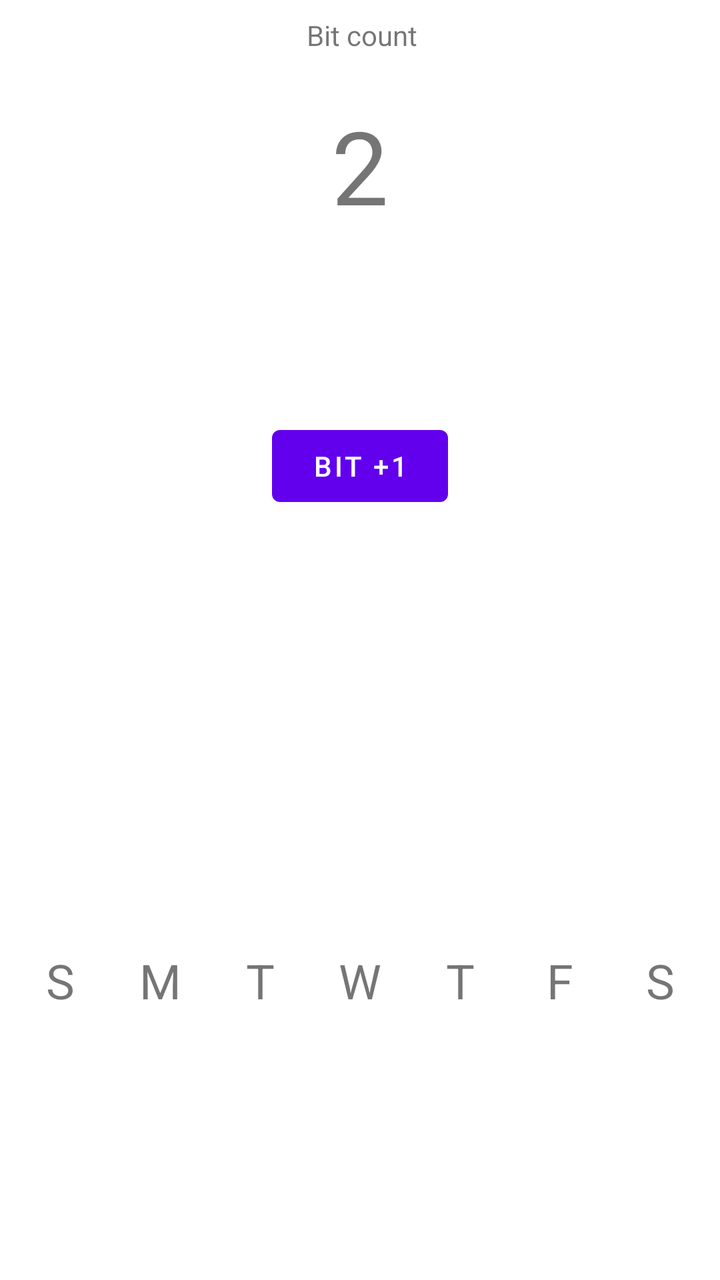
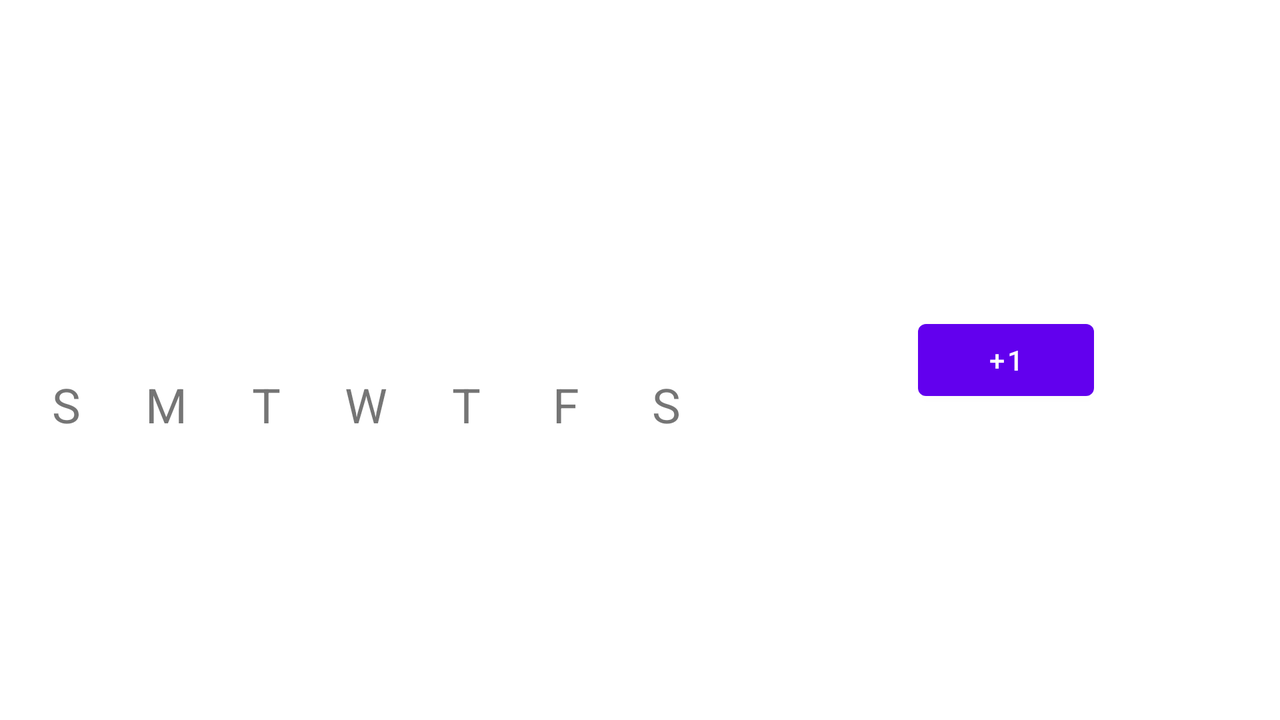

An Android layout and its configuration variant, each rendered on a device that would load it. The default file and the variant file are quoted in full after the pictures.
<!-- AndroidManifest.xml: fallback theme Theme.MaterialComponents.DayNight.NoActionBar -->
<!-- res/layout/activity_bit_detail.xml -->
<?xml version="1.0" encoding="utf-8"?>
<android.support.constraint.ConstraintLayout xmlns:android="http://schemas.android.com/apk/res/android"
    xmlns:app="http://schemas.android.com/apk/res-auto"
    xmlns:tools="http://schemas.android.com/tools"
    android:layout_width="match_parent"
    android:layout_height="match_parent"
    tools:context="com.ananthrajsingh.bit.BitDetail">

    <Button
        android:id="@+id/button"
        android:layout_width="wrap_content"
        android:layout_height="wrap_content"
        android:text="Bit +1"
        android:layout_marginRight="8dp"
        app:layout_constraintRight_toRightOf="parent"
        android:layout_marginLeft="8dp"
        app:layout_constraintLeft_toLeftOf="parent"
        app:layout_constraintTop_toTopOf="parent"
        android:layout_marginTop="8dp"
        android:layout_marginStart="8dp"
        android:layout_marginEnd="8dp"
        android:layout_marginBottom="8dp"
        app:layout_constraintBottom_toTopOf="@+id/constraintLayout" />

    <TextView
        android:id="@+id/textView_temp_head_plusone"
        android:layout_width="wrap_content"
        android:layout_height="wrap_content"
        android:text="Bit count"
        android:layout_marginRight="8dp"
        app:layout_constraintRight_toRightOf="parent"
        android:layout_marginLeft="8dp"
        app:layout_constraintLeft_toLeftOf="parent"
        app:layout_constraintTop_toTopOf="parent"
        android:layout_marginTop="8dp"
        android:layout_marginStart="8dp"
        android:layout_marginEnd="8dp"
        app:layout_constraintHorizontal_bias="0.503" />

    <TextView
        android:id="@+id/textView_temp_plusone"
        android:layout_width="wrap_content"
        android:layout_height="wrap_content"
        tools:text="2"
        android:textSize="51sp"
        android:layout_marginBottom="8dp"
        app:layout_constraintBottom_toTopOf="@+id/button"
        android:layout_marginRight="8dp"
        app:layout_constraintRight_toRightOf="parent"
        android:layout_marginLeft="8dp"
        app:layout_constraintLeft_toLeftOf="parent"
        android:layout_marginTop="8dp"
        app:layout_constraintTop_toBottomOf="@+id/textView_temp_head_plusone"
        app:layout_constraintVertical_bias="0.13999999"
        android:layout_marginStart="8dp"
        android:layout_marginEnd="8dp" />

    <android.support.constraint.ConstraintLayout
        android:layout_width="match_parent"
        android:layout_height="wrap_content"
        android:layout_marginBottom="8dp"
        android:layout_marginLeft="0dp"
        android:layout_marginRight="0dp"
        app:layout_constraintBottom_toBottomOf="parent"
        app:layout_constraintLeft_toLeftOf="parent"
        app:layout_constraintRight_toRightOf="parent"
        android:id="@+id/constraintLayout">

        <LinearLayout
            android:id="@+id/linearLayoutDays"
            android:layout_width="wrap_content"
            android:layout_height="wrap_content"
            android:layout_marginEnd="8dp"
            android:layout_marginLeft="8dp"
            android:layout_marginRight="8dp"
            android:layout_marginStart="8dp"
            android:layout_marginTop="8dp"
            app:layout_constraintLeft_toLeftOf="parent"
            app:layout_constraintRight_toRightOf="parent"
            app:layout_constraintTop_toTopOf="parent">

            <TextView
                android:layout_width="50dp"
                android:layout_height="50dp"
                android:text="@string/sunday"
                android:textAlignment="center"
                android:textSize="24dp" />

            <TextView
                android:layout_width="50dp"
                android:layout_height="50dp"
                android:text="@string/monday"
                android:textAlignment="center"
                android:textSize="24dp" />

            <TextView
                android:layout_width="50dp"
                android:layout_height="50dp"
                android:text="@string/tuesday"
                android:textAlignment="center"
                android:textSize="24dp" />

            <TextView
                android:layout_width="50dp"
                android:layout_height="50dp"
                android:text="@string/wednesday"
                android:textAlignment="center"
                android:textSize="24dp" />

            <TextView
                android:layout_width="50dp"
                android:layout_height="50dp"
                android:text="@string/thursday"
                android:textAlignment="center"
                android:textSize="24dp" />

            <TextView
                android:layout_width="50dp"
                android:layout_height="50dp"
                android:text="@string/friday"
                android:textAlignment="center"
                android:textSize="24dp" />

            <TextView
                android:layout_width="50dp"
                android:layout_height="50dp"
                android:text="@string/saturday"
                android:textAlignment="center"
                android:textSize="24dp" />
        </LinearLayout>

        <LinearLayout
            android:id="@+id/linearLayout"
            android:layout_width="wrap_content"
            android:layout_height="wrap_content"
            android:layout_marginEnd="8dp"
            android:layout_marginLeft="8dp"
            android:layout_marginRight="8dp"
            android:layout_marginStart="8dp"
            android:layout_marginTop="8dp"
            app:layout_constraintLeft_toLeftOf="parent"
            app:layout_constraintRight_toRightOf="parent"
            app:layout_constraintTop_toBottomOf="@+id/linearLayoutDays">

            <TextView
                android:id="@+id/bitTV_00"
                android:layout_width="wrap_content"
                android:layout_height="wrap_content"
                android:background="@drawable/round_textview" />

            <TextView
                android:id="@+id/bitTV_01"
                android:layout_width="wrap_content"
                android:layout_height="wrap_content"
                android:background="@drawable/round_textview" />

            <TextView
                android:id="@+id/bitTV_02"
                android:layout_width="wrap_content"
                android:layout_height="wrap_content"
                android:background="@drawable/round_textview" />

            <TextView
                android:id="@+id/bitTV_03"
                android:layout_width="wrap_content"
                android:layout_height="wrap_content"
                android:background="@drawable/round_textview" />

            <TextView
                android:id="@+id/bitTV_04"
                android:layout_width="wrap_content"
                android:layout_height="wrap_content"
                android:background="@drawable/round_textview" />

            <TextView
                android:id="@+id/bitTV_05"
                android:layout_width="wrap_content"
                android:layout_height="wrap_content"
                android:background="@drawable/round_textview" />

            <TextView
                android:id="@+id/bitTV_06"
                android:layout_width="wrap_content"
                android:layout_height="wrap_content"
                android:background="@drawable/round_textview" />
        </LinearLayout>

        <LinearLayout
            android:id="@+id/linearLayout2"
            android:layout_width="wrap_content"
            android:layout_height="wrap_content"
            android:layout_marginEnd="8dp"
            android:layout_marginLeft="8dp"
            android:layout_marginRight="8dp"
            android:layout_marginStart="8dp"
            android:layout_marginTop="8dp"
            app:layout_constraintLeft_toLeftOf="parent"
            app:layout_constraintRight_toRightOf="parent"
            app:layout_constraintTop_toBottomOf="@+id/linearLayout">

            <TextView
                android:id="@+id/bitTV_10"
                android:layout_width="wrap_content"
                android:layout_height="wrap_content"
                android:background="@drawable/round_textview" />

            <TextView
                android:id="@+id/bitTV_11"
                android:layout_width="wrap_content"
                android:layout_height="wrap_content"
                android:background="@drawable/round_textview" />

            <TextView
                android:id="@+id/bitTV_12"
                android:layout_width="wrap_content"
                android:layout_height="wrap_content"
                android:background="@drawable/round_textview" />

            <TextView
                android:id="@+id/bitTV_13"
                android:layout_width="wrap_content"
                android:layout_height="wrap_content"
                android:background="@drawable/round_textview" />

            <TextView
                android:id="@+id/bitTV_14"
                android:layout_width="wrap_content"
                android:layout_height="wrap_content"
                android:background="@drawable/round_textview" />

            <TextView
                android:id="@+id/bitTV_15"
                android:layout_width="wrap_content"
                android:layout_height="wrap_content"
                android:background="@drawable/round_textview" />

            <TextView
                android:id="@+id/bitTV_16"
                android:layout_width="wrap_content"
                android:layout_height="wrap_content"
                android:background="@drawable/round_textview" />
        </LinearLayout>

        <LinearLayout
            android:id="@+id/linearLayout3"
            android:layout_width="wrap_content"
            android:layout_height="wrap_content"
            android:layout_marginEnd="8dp"
            android:layout_marginLeft="8dp"
            android:layout_marginRight="8dp"
            android:layout_marginStart="8dp"
            android:layout_marginTop="8dp"
            app:layout_constraintLeft_toLeftOf="parent"
            app:layout_constraintRight_toRightOf="parent"
            app:layout_constraintTop_toBottomOf="@+id/linearLayout2">

            <TextView
                android:id="@+id/bitTV_20"
                android:layout_width="wrap_content"
                android:layout_height="wrap_content"
                android:background="@drawable/round_textview" />

            <TextView
                android:id="@+id/bitTV_21"
                android:layout_width="wrap_content"
                android:layout_height="wrap_content"
                android:background="@drawable/round_textview" />

            <TextView
                android:id="@+id/bitTV_22"
                android:layout_width="wrap_content"
                android:layout_height="wrap_content"
                android:background="@drawable/round_textview" />

            <TextView
                android:id="@+id/bitTV_23"
                android:layout_width="wrap_content"
                android:layout_height="wrap_content"
                android:background="@drawable/round_textview" />

            <TextView
                android:id="@+id/bitTV_24"
                android:layout_width="wrap_content"
                android:layout_height="wrap_content"
                android:background="@drawable/round_textview" />

            <TextView
                android:id="@+id/bitTV_25"
                android:layout_width="wrap_content"
                android:layout_height="wrap_content"
                android:background="@drawable/round_textview" />

            <TextView
                android:id="@+id/bitTV_26"
                android:layout_width="wrap_content"
                android:layout_height="wrap_content"
                android:background="@drawable/round_textview" />
        </LinearLayout>

        <LinearLayout
            android:id="@+id/linearLayout4"
            android:layout_width="wrap_content"
            android:layout_height="wrap_content"
            android:layout_marginEnd="8dp"
            android:layout_marginLeft="8dp"
            android:layout_marginRight="8dp"
            android:layout_marginStart="8dp"
            android:layout_marginTop="8dp"
            app:layout_constraintLeft_toLeftOf="parent"
            app:layout_constraintRight_toRightOf="parent"
            app:layout_constraintTop_toBottomOf="@+id/linearLayout3">

            <TextView
                android:id="@+id/bitTV_30"
                android:layout_width="wrap_content"
                android:layout_height="wrap_content"
                android:background="@drawable/round_textview" />

            <TextView
                android:id="@+id/bitTV_31"
                android:layout_width="wrap_content"
                android:layout_height="wrap_content"
                android:background="@drawable/round_textview" />

            <TextView
                android:id="@+id/bitTV_32"
                android:layout_width="wrap_content"
                android:layout_height="wrap_content"
                android:background="@drawable/round_textview" />

            <TextView
                android:id="@+id/bitTV_33"
                android:layout_width="wrap_content"
                android:layout_height="wrap_content"
                android:background="@drawable/round_textview" />

            <TextView
                android:id="@+id/bitTV_34"
                android:layout_width="wrap_content"
                android:layout_height="wrap_content"
                android:background="@drawable/round_textview" />

            <TextView
                android:id="@+id/bitTV_35"
                android:layout_width="wrap_content"
                android:layout_height="wrap_content"
                android:background="@drawable/round_textview" />

            <TextView
                android:id="@+id/bitTV_36"
                android:layout_width="wrap_content"
                android:layout_height="wrap_content"
                android:background="@drawable/round_textview" />
        </LinearLayout>


    </android.support.constraint.ConstraintLayout>

</android.support.constraint.ConstraintLayout>
<!-- resources referenced by this layout -->
<resources>
  <string name="friday">F</string>
  <string name="monday">M</string>
  <string name="saturday">S</string>
  <string name="sunday">S</string>
  <string name="thursday">T</string>
  <string name="tuesday">T</string>
  <string name="wednesday">W</string>
</resources>
<!-- res/layout-land/activity_bit_detail.xml (the repository's variant of the layout above) -->
<!-- drawn on the phone turned sideways -->
<?xml version="1.0" encoding="utf-8"?>
<androidx.constraintlayout.widget.ConstraintLayout xmlns:android="http://schemas.android.com/apk/res/android"
    xmlns:app="http://schemas.android.com/apk/res-auto"
    xmlns:tools="http://schemas.android.com/tools"
    android:layout_width="match_parent"
    android:layout_height="match_parent"
    tools:context="com.ananthrajsingh.bit.BitDetail">

    <Button
        android:id="@+id/button"
        android:layout_width="wrap_content"
        android:layout_height="wrap_content"
        android:text="+1"
        android:layout_marginRight="8dp"
        app:layout_constraintRight_toRightOf="parent"
        app:layout_constraintTop_toTopOf="parent"
        android:layout_marginTop="8dp"
        android:layout_marginStart="8dp"
        android:layout_marginEnd="8dp"
        app:layout_constraintBottom_toBottomOf="parent"
        android:layout_marginBottom="8dp"
        app:layout_constraintLeft_toRightOf="@+id/constraintLayout"
        android:layout_marginLeft="8dp" />



    <androidx.constraintlayout.widget.ConstraintLayout
        android:layout_width="0dp"
        android:layout_height="wrap_content"
        android:layout_marginBottom="16dp"
        app:layout_constraintBottom_toBottomOf="parent"
        app:layout_constraintLeft_toLeftOf="parent"
        android:id="@+id/constraintLayout">

        <LinearLayout
            android:id="@+id/linearLayoutDays"
            android:layout_width="wrap_content"
            android:layout_height="wrap_content"
            android:layout_marginEnd="8dp"
            android:layout_marginLeft="8dp"
            android:layout_marginRight="8dp"
            android:layout_marginStart="8dp"
            android:layout_marginTop="8dp"
            app:layout_constraintLeft_toLeftOf="parent"
            app:layout_constraintRight_toRightOf="parent"
            app:layout_constraintTop_toTopOf="parent">

            <TextView
                android:id="@+id/daysTv1"
                android:layout_width="50dp"
                android:layout_height="50dp"
                android:text="@string/sunday"
                android:textAlignment="center"
                android:textSize="24dp" />

            <TextView
                android:id="@+id/daysTv2"
                android:layout_width="50dp"
                android:layout_height="50dp"
                android:text="@string/monday"
                android:textAlignment="center"
                android:textSize="24dp" />

            <TextView
                android:id="@+id/daysTv3"
                android:layout_width="50dp"
                android:layout_height="50dp"
                android:text="@string/tuesday"
                android:textAlignment="center"
                android:textSize="24dp" />

            <TextView
                android:id="@+id/daysTv4"
                android:layout_width="50dp"
                android:layout_height="50dp"
                android:text="@string/wednesday"
                android:textAlignment="center"
                android:textSize="24dp" />

            <TextView
                android:id="@+id/daysTv5"
                android:layout_width="50dp"
                android:layout_height="50dp"
                android:text="@string/thursday"
                android:textAlignment="center"
                android:textSize="24dp" />

            <TextView
                android:id="@+id/daysTv6"
                android:layout_width="50dp"
                android:layout_height="50dp"
                android:text="@string/friday"
                android:textAlignment="center"
                android:textSize="24dp" />

            <TextView
                android:id="@+id/daysTv7"
                android:layout_width="50dp"
                android:layout_height="50dp"
                android:text="@string/saturday"
                android:textAlignment="center"
                android:textSize="24dp" />
        </LinearLayout>

        <LinearLayout
            android:id="@+id/linearLayout"
            android:layout_width="wrap_content"
            android:layout_height="wrap_content"
            android:layout_marginEnd="8dp"
            android:layout_marginLeft="8dp"
            android:layout_marginRight="8dp"
            android:layout_marginStart="8dp"
            android:layout_marginTop="8dp"
            app:layout_constraintLeft_toLeftOf="parent"
            app:layout_constraintRight_toRightOf="parent"
            app:layout_constraintTop_toBottomOf="@+id/linearLayoutDays">

            <TextView
                style="@style/BitCircle"
                android:id="@+id/bitTV_00"
                android:layout_width="wrap_content"
                android:layout_height="wrap_content"
                android:background="@drawable/round_textview" />

            <TextView
                style="@style/BitCircle"
                android:id="@+id/bitTV_01"
                android:layout_width="wrap_content"
                android:layout_height="wrap_content"
                android:background="@drawable/round_textview" />

            <TextView
                style="@style/BitCircle"
                android:id="@+id/bitTV_02"
                android:layout_width="wrap_content"
                android:layout_height="wrap_content"
                android:background="@drawable/round_textview" />

            <TextView
                style="@style/BitCircle"
                android:id="@+id/bitTV_03"
                android:layout_width="wrap_content"
                android:layout_height="wrap_content"
                android:background="@drawable/round_textview" />

            <TextView
                style="@style/BitCircle"
                android:id="@+id/bitTV_04"
                android:layout_width="wrap_content"
                android:layout_height="wrap_content"
                android:background="@drawable/round_textview" />

            <TextView
                style="@style/BitCircle"
                android:id="@+id/bitTV_05"
                android:layout_width="wrap_content"
                android:layout_height="wrap_content"
                android:background="@drawable/round_textview" />

            <TextView
                style="@style/BitCircle"
                android:id="@+id/bitTV_06"
                android:layout_width="wrap_content"
                android:layout_height="wrap_content"
                android:background="@drawable/round_textview" />
        </LinearLayout>

        <LinearLayout
            android:id="@+id/linearLayout2"
            android:layout_width="wrap_content"
            android:layout_height="wrap_content"
            android:layout_marginEnd="8dp"
            android:layout_marginLeft="8dp"
            android:layout_marginRight="8dp"
            android:layout_marginStart="8dp"
            android:layout_marginTop="8dp"
            app:layout_constraintLeft_toLeftOf="parent"
            app:layout_constraintRight_toRightOf="parent"
            app:layout_constraintTop_toBottomOf="@+id/linearLayout">

            <TextView
                style="@style/BitCircle"
                android:id="@+id/bitTV_10"
                android:layout_width="wrap_content"
                android:layout_height="wrap_content"
                android:background="@drawable/round_textview" />

            <TextView
                style="@style/BitCircle"
                android:id="@+id/bitTV_11"
                android:layout_width="wrap_content"
                android:layout_height="wrap_content"
                android:background="@drawable/round_textview" />

            <TextView
                style="@style/BitCircle"
                android:id="@+id/bitTV_12"
                android:layout_width="wrap_content"
                android:layout_height="wrap_content"
                android:background="@drawable/round_textview" />

            <TextView
                style="@style/BitCircle"
                android:id="@+id/bitTV_13"
                android:layout_width="wrap_content"
                android:layout_height="wrap_content"
                android:background="@drawable/round_textview" />

            <TextView
                style="@style/BitCircle"
                android:id="@+id/bitTV_14"
                android:layout_width="wrap_content"
                android:layout_height="wrap_content"
                android:background="@drawable/round_textview" />

            <TextView
                style="@style/BitCircle"
                android:id="@+id/bitTV_15"
                android:layout_width="wrap_content"
                android:layout_height="wrap_content"
                android:background="@drawable/round_textview" />

            <TextView
                style="@style/BitCircle"
                android:id="@+id/bitTV_16"
                android:layout_width="wrap_content"
                android:layout_height="wrap_content"
                android:background="@drawable/round_textview" />
        </LinearLayout>

        <LinearLayout
            android:id="@+id/linearLayout3"
            android:layout_width="wrap_content"
            android:layout_height="wrap_content"
            android:layout_marginEnd="8dp"
            android:layout_marginLeft="8dp"
            android:layout_marginRight="8dp"
            android:layout_marginStart="8dp"
            android:layout_marginTop="8dp"
            app:layout_constraintLeft_toLeftOf="parent"
            app:layout_constraintRight_toRightOf="parent"
            app:layout_constraintTop_toBottomOf="@+id/linearLayout2">

            <TextView
                style="@style/BitCircle"
                android:id="@+id/bitTV_20"
                android:layout_width="wrap_content"
                android:layout_height="wrap_content"
                android:background="@drawable/round_textview" />

            <TextView
                style="@style/BitCircle"
                android:id="@+id/bitTV_21"
                android:layout_width="wrap_content"
                android:layout_height="wrap_content"
                android:background="@drawable/round_textview" />

            <TextView
                style="@style/BitCircle"
                android:id="@+id/bitTV_22"
                android:layout_width="wrap_content"
                android:layout_height="wrap_content"
                android:background="@drawable/round_textview" />

            <TextView
                style="@style/BitCircle"
                android:id="@+id/bitTV_23"
                android:layout_width="wrap_content"
                android:layout_height="wrap_content"
                android:background="@drawable/round_textview" />

            <TextView
                style="@style/BitCircle"
                android:id="@+id/bitTV_24"
                android:layout_width="wrap_content"
                android:layout_height="wrap_content"
                android:background="@drawable/round_textview" />

            <TextView
                style="@style/BitCircle"
                android:id="@+id/bitTV_25"
                android:layout_width="wrap_content"
                android:layout_height="wrap_content"
                android:background="@drawable/round_textview" />

            <TextView
                style="@style/BitCircle"
                android:id="@+id/bitTV_26"
                android:layout_width="wrap_content"
                android:layout_height="wrap_content"
                android:background="@drawable/round_textview" />
        </LinearLayout>

        <LinearLayout
            android:id="@+id/linearLayout4"
            android:layout_width="wrap_content"
            android:layout_height="wrap_content"
            android:layout_marginEnd="8dp"
            android:layout_marginLeft="8dp"
            android:layout_marginRight="8dp"
            android:layout_marginStart="8dp"
            android:layout_marginTop="8dp"
            app:layout_constraintLeft_toLeftOf="parent"
            app:layout_constraintRight_toRightOf="parent"
            app:layout_constraintTop_toBottomOf="@+id/linearLayout3">

            <TextView
                style="@style/BitCircle"
                android:id="@+id/bitTV_30"
                android:layout_width="wrap_content"
                android:layout_height="wrap_content"
                android:background="@drawable/round_textview" />

            <TextView
                style="@style/BitCircle"
                android:id="@+id/bitTV_31"
                android:layout_width="wrap_content"
                android:layout_height="wrap_content"
                android:background="@drawable/round_textview" />

            <TextView
                style="@style/BitCircle"
                android:id="@+id/bitTV_32"
                android:layout_width="wrap_content"
                android:layout_height="wrap_content"
                android:background="@drawable/round_textview" />

            <TextView
                style="@style/BitCircle"
                android:id="@+id/bitTV_33"
                android:layout_width="wrap_content"
                android:layout_height="wrap_content"
                android:background="@drawable/round_textview" />

            <TextView
                style="@style/BitCircle"
                android:id="@+id/bitTV_34"
                android:layout_width="wrap_content"
                android:layout_height="wrap_content"
                android:background="@drawable/round_textview" />

            <TextView
                style="@style/BitCircle"
                android:id="@+id/bitTV_35"
                android:layout_width="wrap_content"
                android:layout_height="wrap_content"
                android:background="@drawable/round_textview" />

            <TextView
                style="@style/BitCircle"
                android:id="@+id/bitTV_36"
                android:layout_width="wrap_content"
                android:layout_height="wrap_content"
                android:background="@drawable/round_textview" />
        </LinearLayout>


    </androidx.constraintlayout.widget.ConstraintLayout>

</androidx.constraintlayout.widget.ConstraintLayout>
<!-- resources referenced by the variant -->
<!-- as the phone turned sideways resolves them -->
<resources>
  <string name="friday">F</string>
  <string name="monday">M</string>
  <string name="saturday">S</string>
  <string name="sunday">S</string>
  <string name="thursday">T</string>
  <string name="tuesday">T</string>
  <string name="wednesday">W</string>
  <style name="BitCircle" parent="Base.Theme.AppCompat">
          <item name="android:layout_gravity">center</item>
      </style>
</resources>
